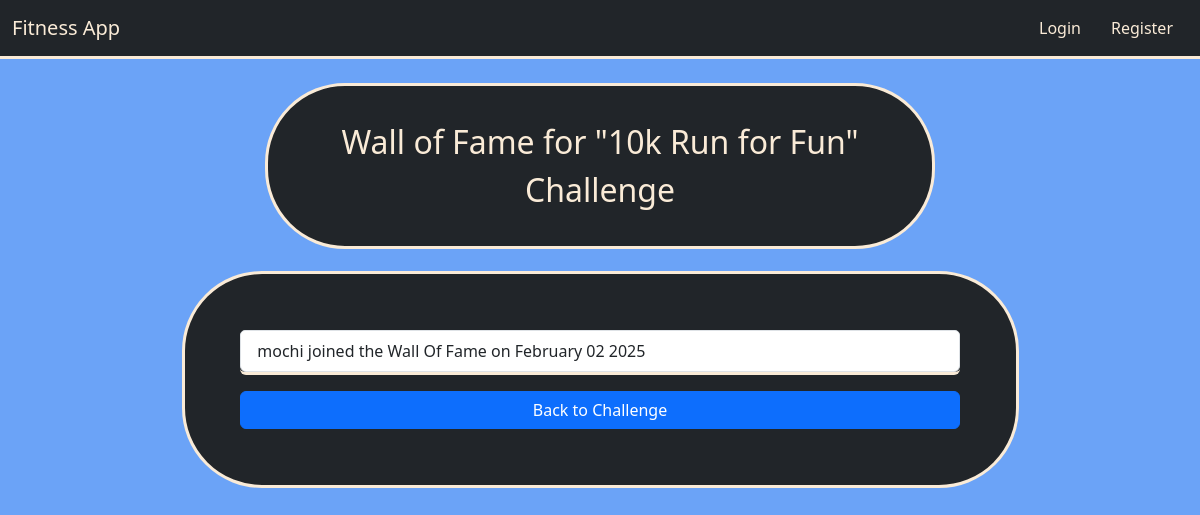
The page /2/wall_of_fame on the database as committed earlier.
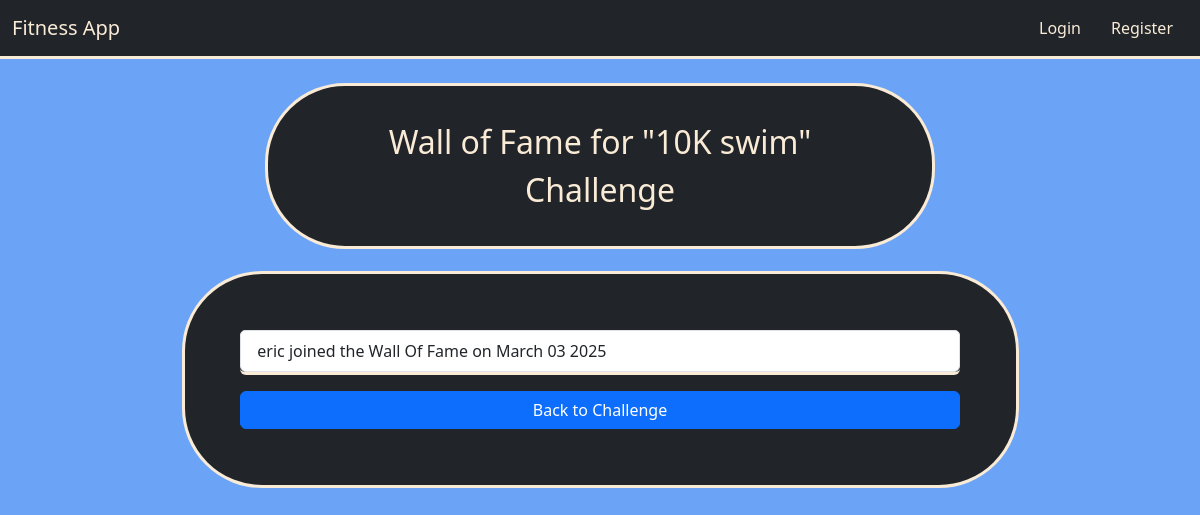
The same page on the database as committed later.
### models.py (models this page shows)
class Challenge(db.Model):
    id = db.Column(db.Integer, primary_key=True)
    user_id = db.Column(db.Integer, db.ForeignKey('user.id'), nullable=True)
    challenge_type = db.Column(db.String(80), nullable=False)
    image = db.Column(db.String(200), nullable=True)
    description = db.Column(db.Text, nullable=False)
    tags = db.Column(db.String(200), nullable=True)
    created_at = db.Column(db.DateTime, default=func.now())
    goals = db.relationship('Goal', backref='challenge', lazy=True, cascade="all, delete-orphan")
    badges = db.relationship('ChallengeBadge', backref='challenge', lazy=True, cascade="all, delete-orphan")
    chat_messages = db.relationship('ChatMessage', backref='challenge', lazy=True, cascade="all, delete-orphan")
    statuses = db.relationship('UserChallengeStatus', backref='challenge', lazy=True, cascade="all, delete-orphan")
    completions = db.relationship('CompletedChallenge', backref='challenge', lazy=True, cascade="all, delete-orphan")
    favorites = db.relationship('Favorite', backref='challenge', lazy=True, cascade="all, delete-orphan")

class CompletedChallenge(db.Model):
    id = db.Column(db.Integer, primary_key=True)
    user_id = db.Column(db.Integer, db.ForeignKey('user.id'), nullable=False)
    challenge_id = db.Column(db.Integer, db.ForeignKey('challenge.id'), nullable=False)
    completed_at = db.Column(db.DateTime, default=datetime.utcnow)
    fully_completed = db.Column(db.Boolean, default=False)  # New flag

class User(db.Model):
    id = db.Column(db.Integer, primary_key=True)
    username = db.Column(db.String(80), unique=True, nullable=False)
    email = db.Column(db.String(120), nullable=False)
    password = db.Column(db.String(128), nullable=False)
    challenges = db.relationship('Challenge', backref='creator', lazy=True)
    chat_messages = db.relationship('ChatMessage', backref='user', lazy=True)
    statuses = db.relationship('UserChallengeStatus', backref='user', lazy=True)
    completed_challenges = db.relationship('CompletedChallenge', backref='user', lazy=True)
    favorites = db.relationship('Favorite', backref='user', lazy=True)

### routes/challenge_routes.py (the view)
@challenge_bp.route('/<int:challenge_id>/wall_of_fame')
def wall_of_fame(challenge_id):
    challenge_obj = Challenge.query.get(challenge_id)
    if not challenge_obj:
        flash('Challenge not found.')
        return redirect(url_for('challenge_bp.index'))
    wall_entries = CompletedChallenge.query.filter_by(challenge_id=challenge_id, fully_completed=True)\
                    .order_by(CompletedChallenge.completed_at.desc()).all()
    return render_template('challenge_wall_of_fame.html', wall_entries=wall_entries, challenge=challenge_obj)

### templates/challenge_wall_of_fame.html
{% extends "layout.html" %}
{% block content %}
  <div class="container titles">
    <p class="headers">Wall of Fame for "{{ challenge.challenge_type }}" Challenge</p>
  </div>
  <div class="card content gap border-3">
    <ul class="list-group">
      {% for entry in wall_entries %}
        <li class="list-group-item">
          {{ entry.user.username }} joined the Wall Of Fame on {{ entry.completed_at.strftime('%B %m %Y') }}
        </li>
      {% else %}
        <li class="list-group-item">No completions yet.</li>
      {% endfor %}
    </ul>
    <a href="{{ url_for('challenge_bp.challenge', challenge_id=challenge.id) }}" class="btn btn-primary mt-3">
      Back to Challenge
    </a>
  </div>
{% endblock %}

Rows that differ between the two databases and show on the page:
removed CompletedChallenge: user.username "mochi", completed_at "February 02 2025"
changed Challenge: challenge_type "10k Run for Fun" → "10K swim"
now on this page (row edited): CompletedChallenge: user.username "eric", completed_at "March 03 2025"
